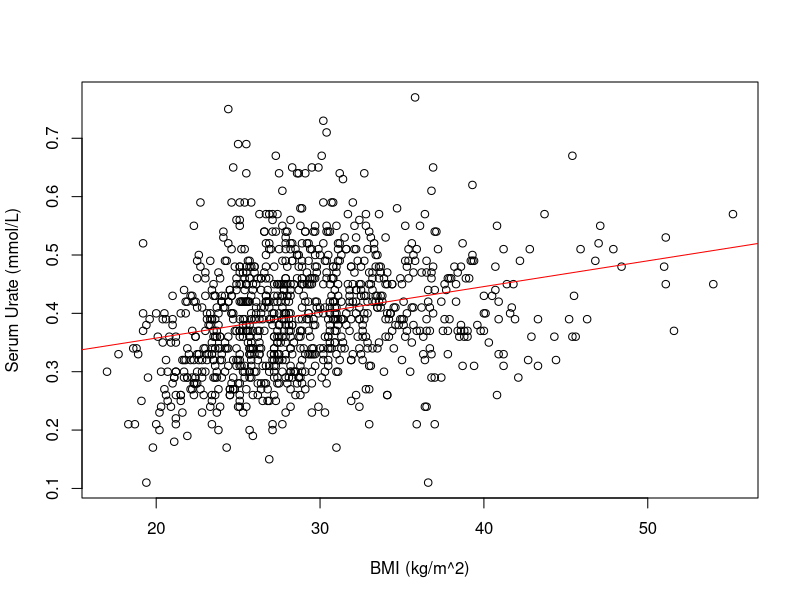

The R script that drew this image: (Note: this script raises an error after producing the figure.)
## ---- chunk 1
eyes_hair = data.frame("Brown"=c(6, 24), "Other"=c(34, 36) )
row.names(eyes_hair) = c("Blue", "Other")
print(eyes_hair)
## ---- chunk 2
x = chisq.test(eyes_hair)
print(x)
x$observed
x$expected
## ---- chunk 3
mydata = read.delim(file = "Tanya_Data.txt", header = TRUE, sep = "\t", stringsAsFactors=FALSE)
y = chisq.test(mydata$SNP, mydata$GOUT)
print(y)
y$observed
round(y$expected, 0)
## ---- chunk 4
t.test(mydata$URATE ~ mydata$GOUT)
## ---- chunk 5
vinha = read.delim(file = "Vinha_Data.txt", header = TRUE, sep = "\t", stringsAsFactors=FALSE)
t.test(y = vinha$UricAcid_B, x = vinha$UricAcid_30, paired=TRUE)
## ---- chunk 6
t.test(y = vinha$UricAcid_B, x = vinha$UricAcid_30, paired=FALSE)
## ---- chunk 7
cor.test(mydata$STANCESTRY, mydata$GPANCESTRY)
## ---- chunk 8
simple = lm(formula = URATE ~ BMI, data = mydata)
summary(simple)
confint(simple)
## ---- chunk 9
plot(x = mydata$BMI, y = mydata$URATE, xlab = "BMI (kg/m^2)", ylab = "Serum Urate (mmol/L)")
abline(simple, col = "red" )
## ---- chunk 10
multiple = lm(formula = URATE ~ BMI + AGE, data = mydata)
summary(multiple)
confint(multiple)
## ---- chunk 11
simpleLOG = glm(formula = GOUTAFFSTAT ~ BMI, data = mydata, family = binomial)
## ---- chunk 12
mydata$GOUTAFFSTAT = mydata$GOUTAFFSTAT - 1
## ---- chunk 13
simpleLOG = glm(formula = GOUTAFFSTAT ~ BMI, data = mydata, family = binomial)
summary(simpleLOG)
## ---- chunk 14
exp(coef(simpleLOG) )
exp(confint(simpleLOG) )
## ---- chunk 15
Euro_multiple = glm(formula = GOUTAFFSTAT ~ BMI + AGE + SNP, data = mydata, subset = ETHCLASS == "European")
summary(Euro_multiple)
exp(coef(Euro_multiple) )
exp(confint(Euro_multiple) )
## ---- chunk 16
interaction = glm(formula = GOUTAFFSTAT ~ BMI*SEX, data = mydata, family = binomial)
summary(interaction)
exp(coef(interaction))
exp(confint(interaction))
